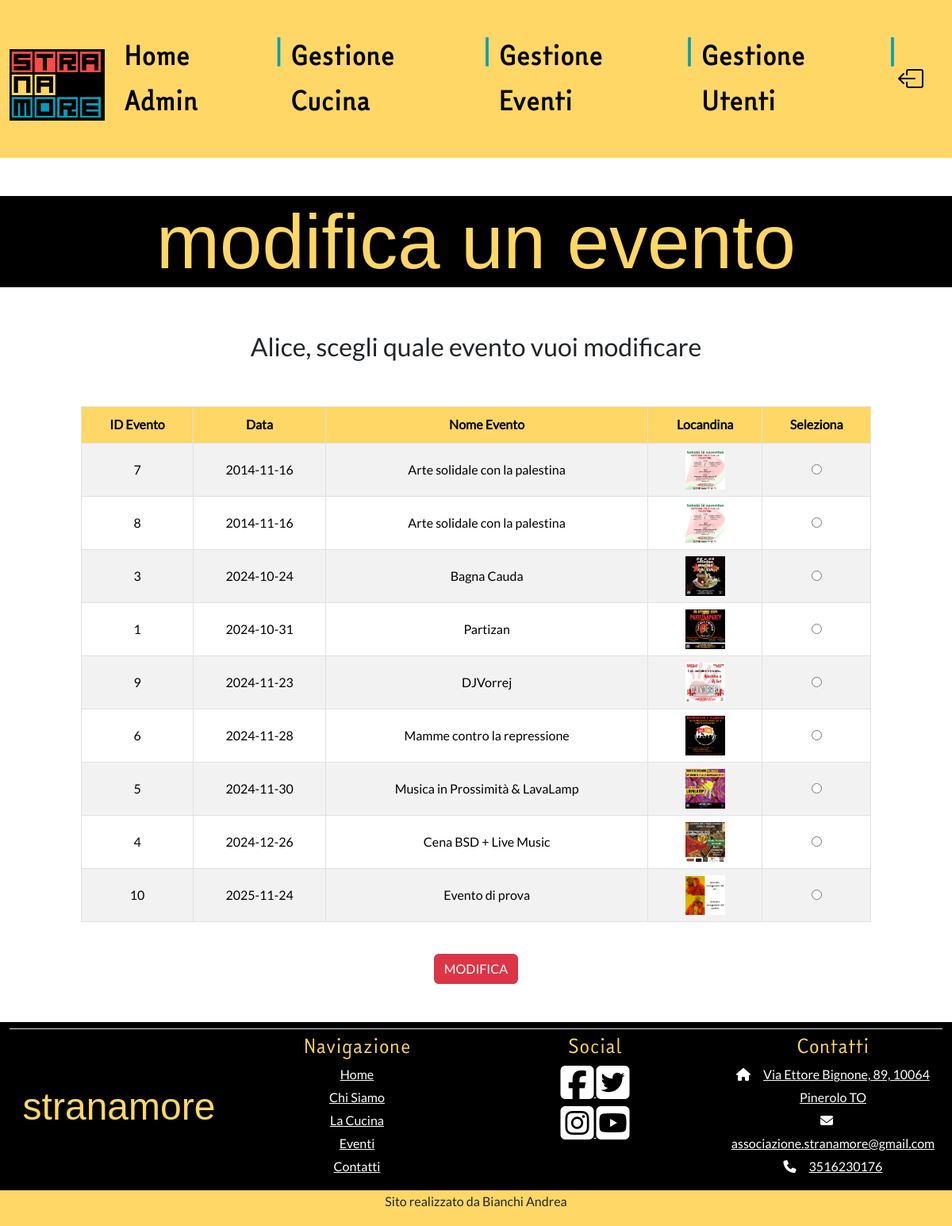
The page /modificaEvento.php (signed in) on the database its author committed.
### tables this page shows
CREATE TABLE `Eventi` (
  `IDEvento` int(11) NOT NULL,
  `NomeEvento` varchar(40) NOT NULL,
  `DataEvento` date NOT NULL,
  `Immagine` text NOT NULL,
  `Descrizione` text NOT NULL,
  `eliminato` tinyint(1) NOT NULL
);

### modificaEvento.php (the view, shortened to what this page needs)
<?php
  include "function.php";
  include "functionHTML.php";
?>
<!DOCTYPE html>
<html lang="it">
<head>
  <link href="https://cdn.jsdelivr.net/npm/bootstrap@5.3.3/dist/css/bootstrap.min.css" rel="stylesheet"
>
  <link href="base_css.css" rel="stylesheet" type="text/css">
  <link rel="stylesheet" href="https://cdn.jsdelivr.net/npm/bootstrap-icons@1.10.3/font/bootstrap-icons.css">
</head>
<body>
<div class="my-5 row justify-content-center">
  <div class="text-center">
    <h1 class="titoloPagina">modifica un evento</h1>
  </div>
</div>
<?php
 if (!isset($_SESSION["username"])) {
   deviLoggarti();
 } else {
   $amministratore = $_SESSION["admin"];
   $username = $_SESSION["username"];
   if ($amministratore == 0) {
     deviEssereAdmin($username);
   } else { ?>
     <div class="my-5 row justify-content-center">
       <div class="text-center">
         <h2><?=$username?>, scegli quale evento vuoi modificare</h2>
       </div>
     </div>
     <?php
      $attivi = 2;
      $listaEventi = ottieniListaEventi($attivi);
     ?>
     <form method="POST" action="modificaEvento02.php">
       <div class="containerTabella my-5">
         <div class="row justify-content-center">
           <div class="col-10">
             <table class="table table-bordered table-striped text-center align-middle">
               <thead class="intestazioneTabella">
               <tr class="intestazioneTabella">
                 <th class="intestazioneTabella">ID Evento</th>
                 <th class="intestazioneTabella">Data</th>
                 <th class="intestazioneTabella">Nome Evento</th>
                 <th class="intestazioneTabella miaColonnaImmagineTabella">Locandina</th>
                 <th class="intestazioneTabella">Seleziona</th>
               </tr>
               </thead>
               <tbody>
               <?php while ($row = mysqli_fetch_assoc($listaEventi)) {?>
                 <tr>
                   <td><?=$row['IDEvento']?></td>
                   <td><?=$row['DataEvento']?></td>
                   <td><?=$row['NomeEvento']?></td>
                   <td class="miaColonnaImmagineTabella">
                     <img src="<?=$row['Immagine']?>" class="miaImmagineTabella" alt="Locandina dell'evento">
                   </td>
                   <td>
                     <input type="radio" name="eventoSelezionato" value="<?=$row['IDEvento']?>">
                   </td>
                 </tr>
                 <?php
               }
               ?>
               </tbody>
             </table>
           </div>
         </div>
         <div class="text-center mt-4">
           <input type="submit" name="invio" id="invio" value="MODIFICA" class="btn btn-danger">
         </div>
       </div>
     </form>
<?php
   }
 }
?>
</body>
</html>

### base_css.css (style rules this page uses)
body { font-family: Lato-Regular, arial, hevetica, sans-serif; line-height: 1.8; }
.titoloPagina { font-family: Strana, arial, hevetica, sans-serif; font-size: 6rem; color: #fed766; background-color: black; }
.miaImmagineTabella { width: 50px; height: 50px; max-width: 50px; max-height: 50px; object-fit: cover; }
.intestazioneTabella { background-color: #fed766 !important; }
thead th.intestazioneTabella { background-color: #fed766; }

### rows shown on the page
eventi: IDEvento "7", DataEvento "2014-11-16", NomeEvento "Arte solidale con la palestina", Immagine (picture)
eventi: IDEvento "8", DataEvento "2014-11-16", NomeEvento "Arte solidale con la palestina", Immagine (picture)
eventi: IDEvento "3", DataEvento "2024-10-24", NomeEvento "Bagna Cauda", Immagine (picture)
eventi: IDEvento "1", DataEvento "2024-10-31", NomeEvento "Partizan", Immagine (picture)
eventi: IDEvento "9", DataEvento "2024-11-23", NomeEvento "DJVorrej", Immagine (picture)
eventi: IDEvento "6", DataEvento "2024-11-28", NomeEvento "Mamme contro la repressione", Immagine (picture)
eventi: IDEvento "5", DataEvento "2024-11-30", NomeEvento "Musica in Prossimità & LavaLamp", Immagine (picture)
eventi: IDEvento "4", DataEvento "2024-12-26", NomeEvento "Cena BSD + Live Music", Immagine (picture)
eventi: IDEvento "10", DataEvento "2025-11-24", NomeEvento "Evento di prova", Immagine (picture)

### other values the page prints
$username "Alice"
